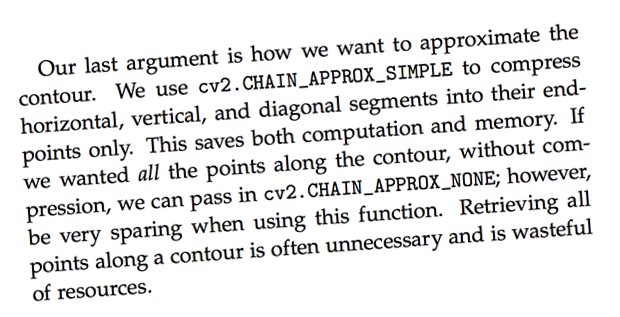
#> input picture document_align/input_images/neg_4.png, 620 x 317 px
$ python show_images.py
#> lines starting #> are read from the running program, lines starting #| are printed output that depends on the picture; after the words box and inside, x2 and y2 are one past the last pixel; in counts of white or black regions, pixels touching at a corner belong together
"""
Application for document aligment using horizontal projection.

O angulo escolhido ́e aquele que otimiza uma função objetivo calculada sobre o
perfil da projeção horizontal. Um exemplo de função objetivo é a soma dos
quadrados das diferenças dos valores em células adjacentes do perfil de projeção.
"""

import cv2 as cv
import numpy as np
import matplotlib.pyplot as plt

# [58 lines left out: functions objective_function, slope_from_horizontal_projection, not called in this run]

# Read the image
image = cv.imread('input_images/neg_4.png', cv.IMREAD_GRAYSCALE)
#> image: shape (317, 620); min 0, max 255, mean 230.1

# Threshold the image
_, bin_image = cv.threshold(image, 127, 255, cv.THRESH_BINARY)
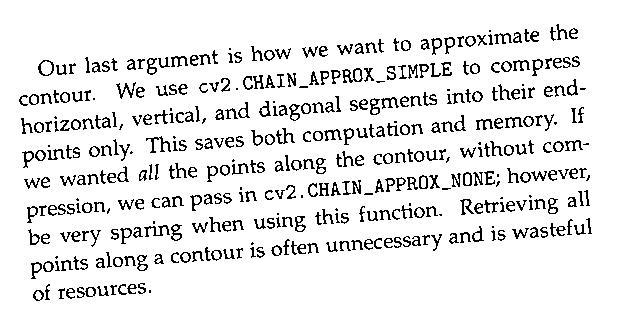
#> bin_image: shape (317, 620); 90.4% white; black in thin lines or dots, all inside (x1, y1, x2, y2) = (19, 24, 592, 301)

# Calculate number of zeros in each line
zero_count = np.sum(bin_image == 0, axis=1)
#> zero_count = 317 values, max 128 at index 177, min 0 at index 0, mean 59.38

# Plotting
fig, (ax1, ax2) = plt.subplots(1, 2, figsize=(10, 5))

# Plot the image
ax1.imshow(image, cmap='gray')
ax1.set_title('Original Image')
ax1.set_aspect('auto')
ax1.axis('off')

# Plot the zero count
ax2.plot(zero_count, range(len(zero_count)))
ax2.set_title('Zero Count')
ax2.set_xlabel('Count')
ax2.set_ylim([0, image.shape[0]])
ax2.set_aspect('auto')
ax2.axis('off')
ax2.invert_yaxis()  # Invert y-axis to match image orientation

plt.show()
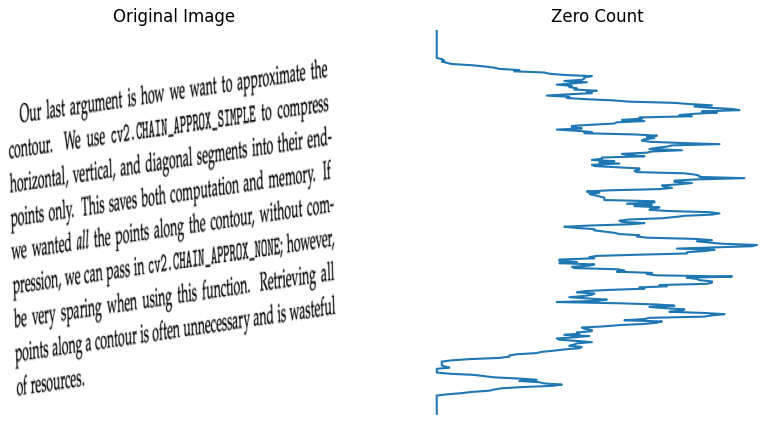
#> figure drawn by matplotlib, 2 panels

$ run again, with document_align/input_images/neg_28.png copied over document_align/input_images/neg_4.png
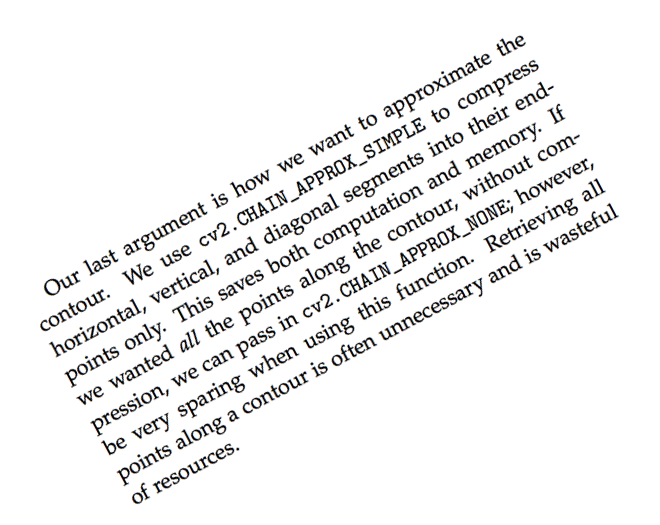
#> input picture document_align/input_images/neg_28.png, 660 x 525 px
#> `_, bin_image = cv.threshold(image, 127, 255, cv.THRESH_BINARY)`:
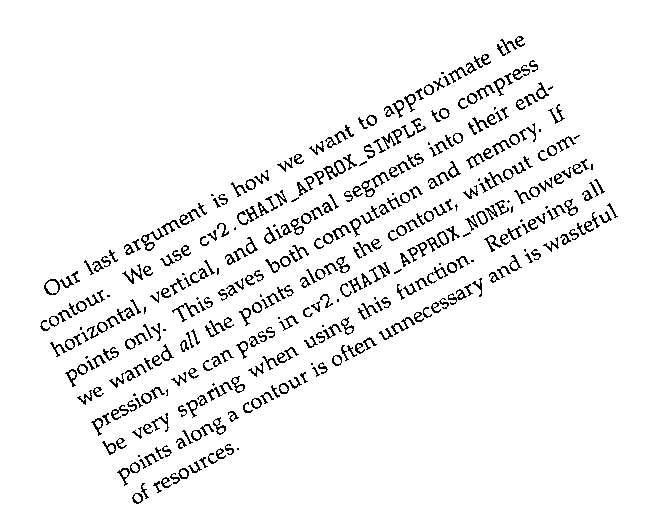
#> bin_image: shape (525, 660); 94.6% white; black in thin lines or dots, all inside (x1, y1, x2, y2) = (40, 36, 618, 504)
#> zero_count = 525 values, max 101 at index 234, min 0 at index 0, mean 35.64
#> `plt.show()`:
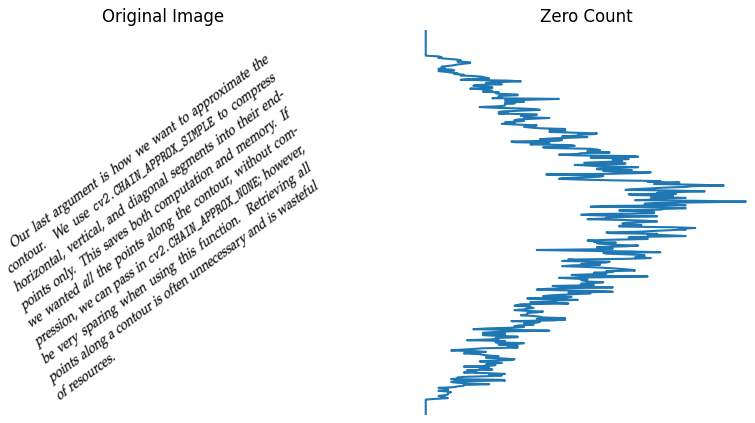
#> figure drawn by matplotlib, 2 panels

$ run again, with document_align/input_images/pos_24.png copied over document_align/input_images/neg_4.png
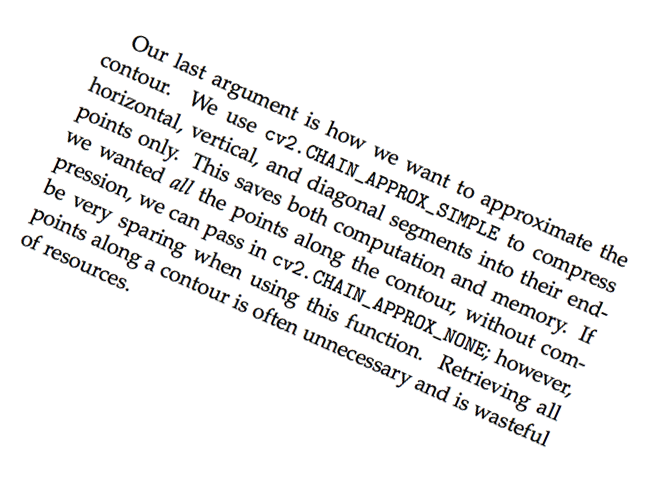
#> input picture document_align/input_images/pos_24.png, 662 x 495 px
#> `_, bin_image = cv.threshold(image, 127, 255, cv.THRESH_BINARY)`:
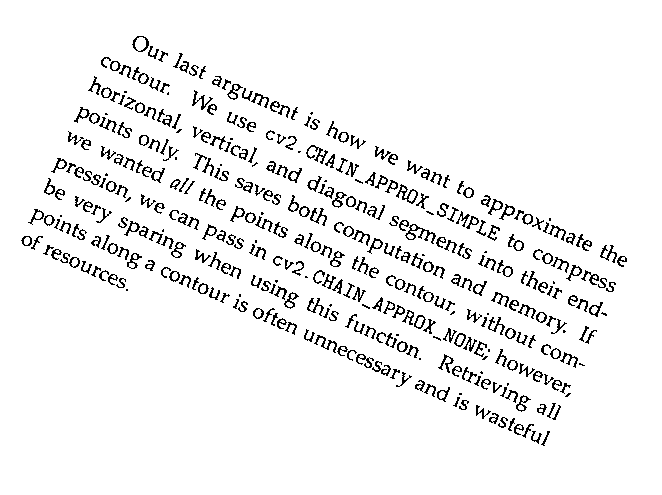
#> bin_image: shape (495, 662); 94.3% white; black in thin lines or dots, all inside (x1, y1, x2, y2) = (21, 36, 627, 446)
#> zero_count = 495 values, max 106 at index 239, min 0 at index 0, mean 37.91
#> `plt.show()`:
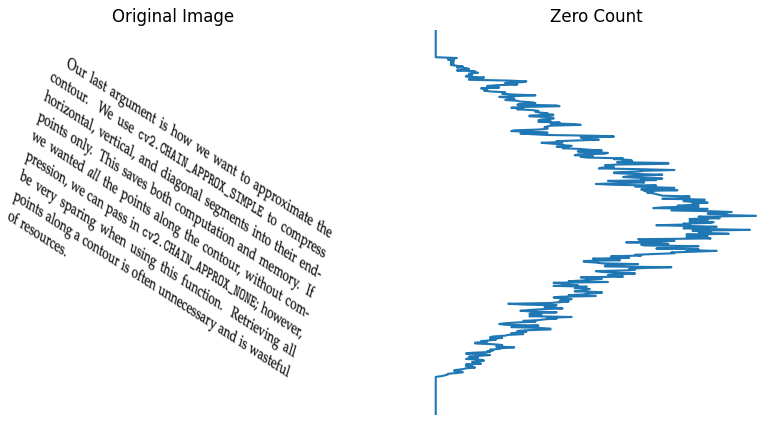
#> figure drawn by matplotlib, 2 panels

$ run again, with document_align/input_images/pos_41.png copied over document_align/input_images/neg_4.png
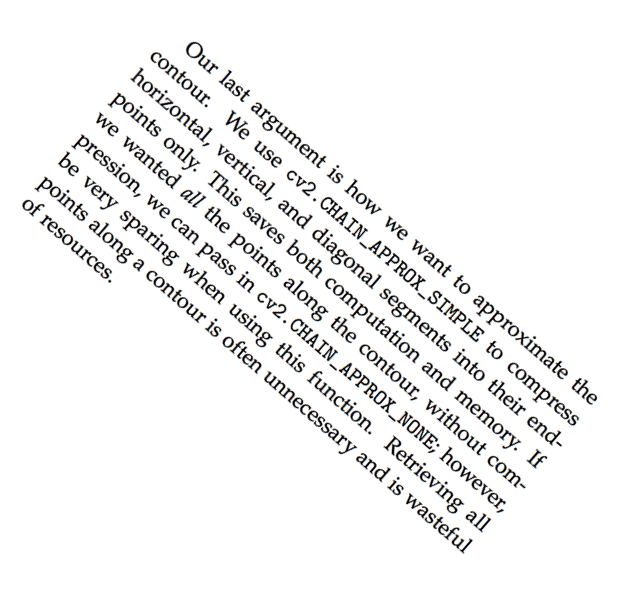
#> input picture document_align/input_images/pos_41.png, 634 x 601 px
#> `_, bin_image = cv.threshold(image, 127, 255, cv.THRESH_BINARY)`:
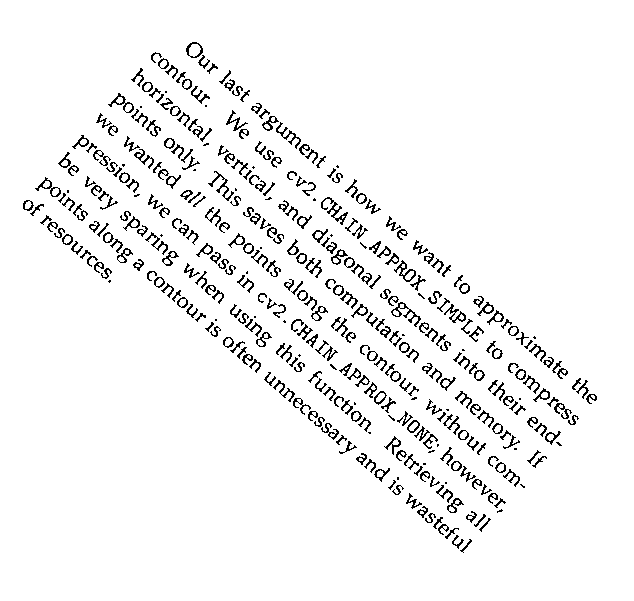
#> bin_image: shape (601, 634); 95.1% white; black in thin lines or dots, all inside (x1, y1, x2, y2) = (23, 42, 597, 553)
#> zero_count = 601 values, max 81 at index 262, min 0 at index 0, mean 31.29
#> `plt.show()`:
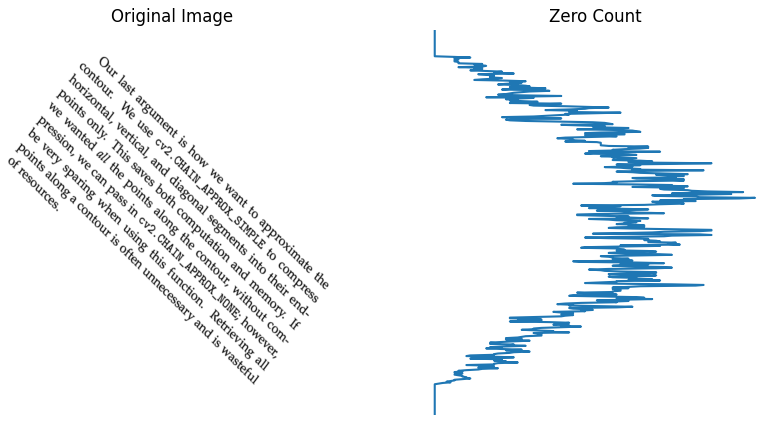
#> figure drawn by matplotlib, 2 panels
